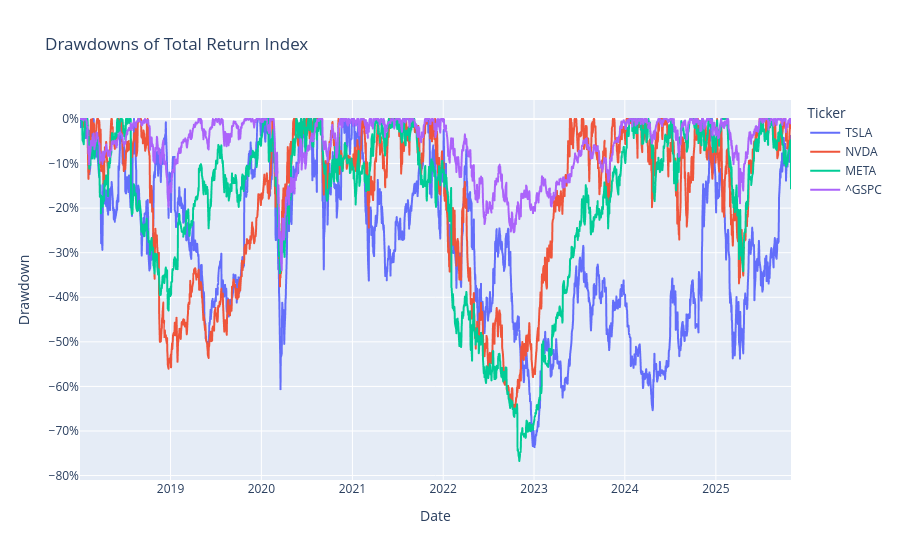

Notebook cell for this chart:
### Code cell
plot_drawdowns(total_return_idx[non_index_cols], title="Drawdowns of Total Return Index")

### Figure 1 — Plotly figure (JSON) as saved in the notebook; plotly's stock layout.template omitted (floating-point values rounded to 4 significant figures; data arrays with more than 128 entries replaced by an {"elided": "..."} marker saying what was removed)
{"data": [{"hovertemplate": "Ticker=TSLA<br>Date=%{x}<br>Drawdown=%{y}<extra></extra>", "legendgroup": "TSLA", "line": {"color": "#636efa", "dash": "solid"}, "marker": {"symbol": "circle"}, "mode": "lines", "name": "TSLA", "showlegend": true, "type": "scattergl", "x": {"elided": "1969 str values"}, "xaxis": "x", "y": {"elided": "1969 float values"}, "yaxis": "y"}, {"hovertemplate": "Ticker=NVDA<br>Date=%{x}<br>Drawdown=%{y}<extra></extra>", "legendgroup": "NVDA", "line": {"color": "#EF553B", "dash": "solid"}, "marker": {"symbol": "circle"}, "mode": "lines", "name": "NVDA", "showlegend": true, "type": "scattergl", "x": {"elided": "1969 str values"}, "xaxis": "x", "y": {"elided": "1969 float values"}, "yaxis": "y"}, {"hovertemplate": "Ticker=META<br>Date=%{x}<br>Drawdown=%{y}<extra></extra>", "legendgroup": "META", "line": {"color": "#00cc96", "dash": "solid"}, "marker": {"symbol": "circle"}, "mode": "lines", "name": "META", "showlegend": true, "type": "scattergl", "x": {"elided": "1969 str values"}, "xaxis": "x", "y": {"elided": "1969 float values"}, "yaxis": "y"}, {"hovertemplate": "Ticker=^GSPC<br>Date=%{x}<br>Drawdown=%{y}<extra></extra>", "legendgroup": "^GSPC", "line": {"color": "#ab63fa", "dash": "solid"}, "marker": {"symbol": "circle"}, "mode": "lines", "name": "^GSPC", "showlegend": true, "type": "scattergl", "x": {"elided": "1969 str values"}, "xaxis": "x", "y": {"elided": "1969 float values"}, "yaxis": "y"}], "layout": {"legend": {"title": {"text": "Ticker"}, "tracegroupgap": 0}, "title": {"text": "Drawdowns of Total Return Index"}, "xaxis": {"anchor": "y", "domain": [0, 1], "title": {"text": "Date"}}, "yaxis": {"anchor": "x", "domain": [0, 1], "tickformat": ".0%", "title": {"text": "Drawdown"}}}}
